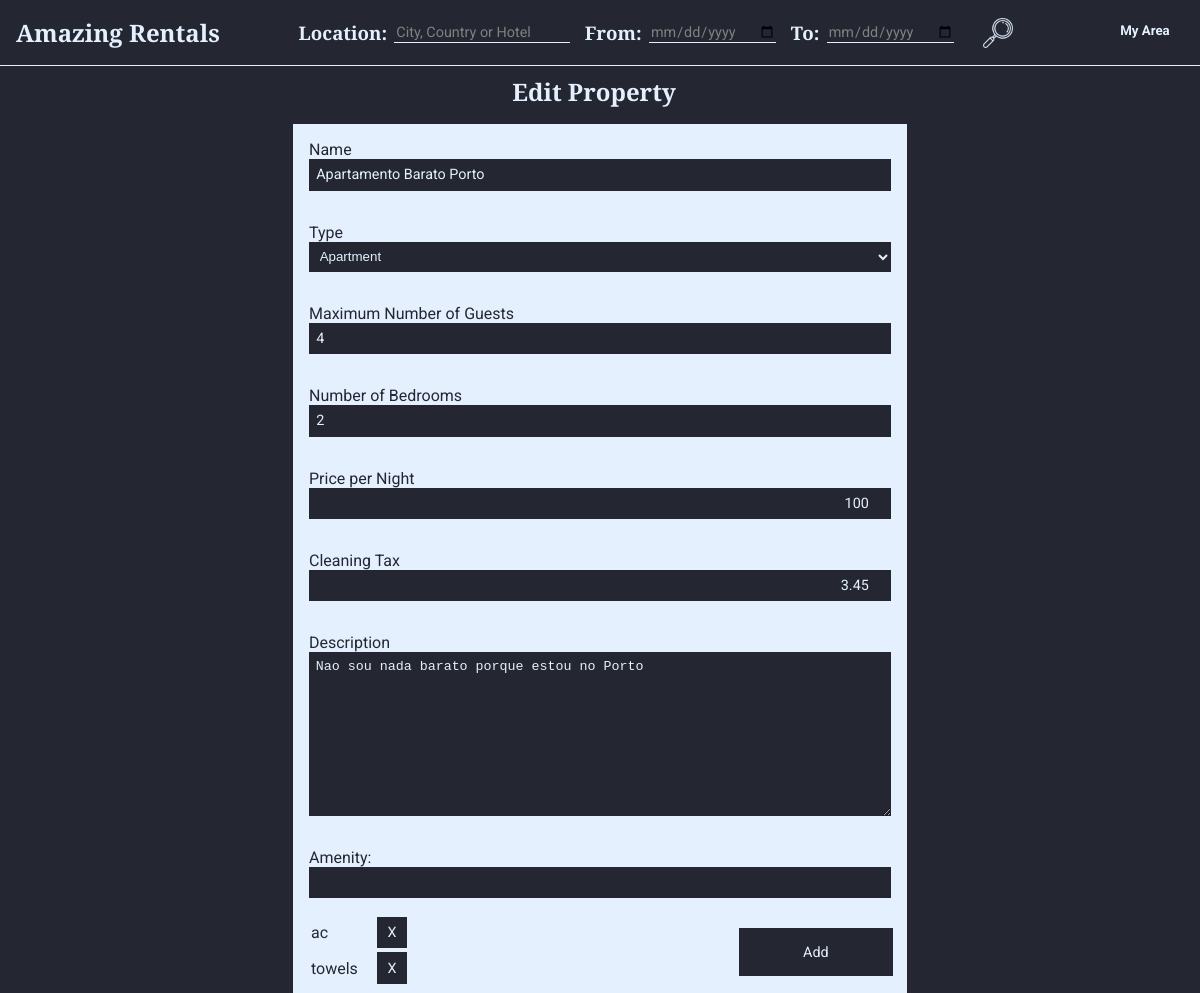
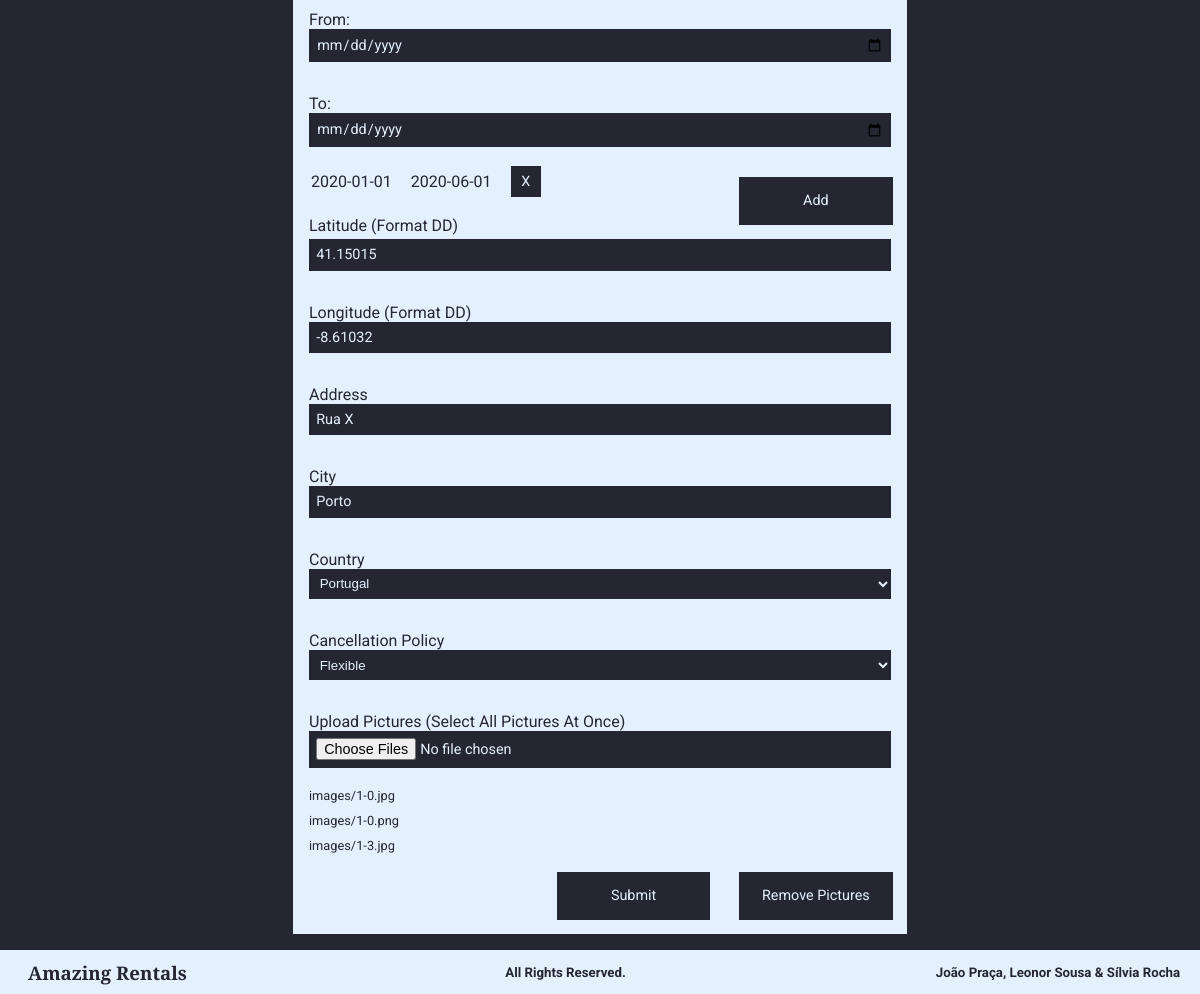
The page /editProperty.php?id=1 (signed in) on the database its author committed (2 pictures, top to bottom).
### tables this page shows
CREATE TABLE Habitacao (
    idHabitacao INTEGER PRIMARY KEY,
    nome        TEXT,
    numQuartos  INTEGER CHECK (numQuartos > 0), 
    maxHospedes INTEGER CHECK (maxHospedes > 0),  
    precoNoite  REAL    CHECK (precoNoite > 0), 
    taxaLimpeza REAL CHECK (taxaLimpeza >= 0), 
    descricao   TEXT,
    latitude    REAL    CHECK(latitude>=-90 and latitude<=90),
    longitude   REAL    CHECK(longitude>=-180 and longitude<=180),
    morada      TEXT,
    idCidade    INTEGER REFERENCES Cidade(idCidade) ON DELETE RESTRICT ON UPDATE RESTRICT, 
    idUtilizador INTEGER REFERENCES Utilizador(idUtilizador) ON DELETE CASCADE ON UPDATE CASCADE,
    idTipo      INTEGER REFERENCES TipoDeHabitacao (idTipo) ON DELETE SET NULL ON UPDATE CASCADE, 
    idPolitica  INTEGER REFERENCES PoliticaDeCancelamento (idPolitica) ON DELETE RESTRICT ON UPDATE CASCADE
);

CREATE TABLE Cidade (
    idCidade    INTEGER PRIMARY KEY,
    nome        VARCHAR(15) NOT NULL, 
    idPais      INTEGER REFERENCES Pais(idPais),
    UNIQUE(nome, idPais)
);

CREATE TABLE Imagem (
    urlImagem   VARCHAR(20) PRIMARY KEY, 
    legenda TEXT,
    idHabitacao   INTEGER REFERENCES Habitacao(idHabitacao) ON DELETE CASCADE ON UPDATE CASCADE
);

### database/habitations.php (called while the page is built, shortened)
<?php
include_once("users.php");
function getTypes(){
    global $db;
    $stmt = $db->prepare('SELECT * FROM TipoDeHabitacao');
    $stmt->execute();
    return $stmt->fetchAll();
}
function getCancellationPolicys(){
    global $db;
    $stmt = $db->prepare('SELECT * FROM PoliticaDeCancelamento');
    $stmt->execute();
    return $stmt->fetchAll();
}
function getHabitationById($id){
    global $db;
    $stmt = $db->prepare('SELECT * FROM Habitacao WHERE idHabitacao=?');
    $stmt->execute(array($id));
    return $stmt->fetch();
}
function getTypeById($id){
    global $db;
    $stmt = $db->prepare('SELECT * FROM TipoDeHabitacao WHERE idTipo=?');
    $stmt->execute(array($id));
    return $stmt->fetch();
}
function getPolicy($id){
    global $db;
    $stmt = $db->prepare('SELECT * FROM PoliticaDeCancelamento WHERE idPolitica=?');
    $stmt->execute(array($id));
    return $stmt->fetch();
}
function getNameCity($id){
    global $db;
    $stmt = $db->prepare('SELECT nome FROM Cidade WHERE idCidade=?');
    $stmt->execute(array($id));
    return $stmt->fetch()['nome'];
}
function getCountryCity($idCity){
    global $db;
    $stmt = $db->prepare('SELECT idPais FROM Cidade JOIN Pais USING (idPais) WHERE idCidade=?');
    $stmt->execute(array($idCity));
    return $stmt->fetch()['idPais'];
}
function getOwner($idHabitation){
    global $db;
    $stmt = $db->prepare('SELECT idUtilizador FROM Habitacao JOIN Utilizador USING (idUtilizador) WHERE idHabitacao=?');
    $stmt->execute(array($idHabitation));
    return $stmt->fetch();
}
function getHabitationPictures($id){
    global $db;
    $stmt = $db->prepare('SELECT * FROM Imagem WHERE idHabitacao=?');
    $stmt->execute(array($id));
    return $stmt->fetchAll();
}
?>

### database/users.php (called while the page is built, shortened)
<?php
function getCountries(){
    global $db;
    $stmt = $db->prepare('SELECT * FROM Pais');
    $stmt->execute();
    return $stmt->fetchAll();
}
function getCountryById($id){
    global $db;
    $stmt = $db->prepare('SELECT * FROM Pais WHERE idPais=?');
    $stmt->execute(array($id));
    return $stmt->fetch();
}
?>

### templates/forms/property.php (the view, shortened to what this page needs)
<form id="property_form" class="verticalForm" action=<?=$action_form?> method="post" enctype="multipart/form-data">
    <label> Name
        <input type="text" name="name" value="<?=$name?>" required>
    </label>
    <label> Type
        <select name="types" required>
            <?php
            include_once('database/connection.php');
            include_once('database/habitations.php');
            $types = getTypes();
            foreach ($types as $t) {
                echo '<option value="' . $t['idTipo'] . '"';
                if($type != "" && $type['idTipo'] == $t['idTipo'])
                    echo ' selected ';
                echo '>' . $t['nome'] . '</option>';
            }
            ?>
        </select>
    </label>
    <label> Maximum Number of Guests
        <input type="number" name="numberGuests" value="<?=$numberGuests?>" min="1" required>
    </label>
    <label> Number of Bedrooms
        <input type="number" name="numberBedrooms" value="<?=$numberBedrooms?>"min="1" required>
    </label>
    <label class="currency"> Price per Night
        <input type="number" name="priceNight" value="<?=$priceNight?>" min="0.01" step="0.01" id="priceNight" />
    </label>
    <label class="currency"> Cleaning Tax
        <input type="number" name="cleaningTax" value="<?=$tax?>" min="0.01" step="0.01" id="cleaningTax" />
    </label>
    <label> Description
        <textarea name="description" rows="10"><?=$description?></textarea>
    </label>
    <label>Amenity:
        <input type="text" id="amenities_input" name="amenity">
    </label>
    <input type="button" value="Add" id="amenities_button" class="submit">
    <table id="amenities_table">
    </table>
    <label>From:
        <input id="agenda_input_from" type="date" name="date_from">
    </label>
    <label>To:
        <input id="agenda_input_to" type="date" name="date_to">
    </label>
    <input type="button" value="Add" id="agenda_button" class="submit">
    <table id="agenda">
    </table>
    <label> Latitude (Format DD)
        <input type="number" value="<?=$latitude?>" min="-90" max="90" step="0.000001" id="latitude" name="latitude">
    </label>
    <label> Longitude (Format DD)
        <input type="number" value="<?=$longitude?>" min="-180" max="180" step="0.000001" id="longitude" name="longitude">
    </label>
    <label> Address
        <input type="text" name="address" value="<?=$address?>" required>
    </label>
    <label> City
        <input type="text" name="city" value="<?=$city?>" required>
    </label>
    <label> Country
        <select name="country" value="<?=$country['idPais']?>" required>
            <?php
            include_once('database/connection.php');
            include_once('database/users.php');
            $countries = getCountries();
            foreach ($countries as $country) {
                echo '<option value="' . $country['idPais'] . '">' . $country['nome'] . '</option>';
            }
            ?>
        </select>
    </label>
    <label> Cancellation Policy
        <select name="policies" required>
            <?php
            include_once('database/connection.php');
            include_once('database/habitations.php');
            $policys = getCancellationPolicys();
            foreach ($policys as $policyy) {
                if ($policyy == $policy)
                    echo '<option value="' . $policyy['idPolitica'] . '"selected>' . $policyy['nome'] . '</option>';
                else
                    echo '<option value="' . $policyy['idPolitica'] . '">' . $policyy['nome'] . '</option>';
            }
            ?>
        </select>
    </label>
    <label> Upload Pictures (Select All Pictures At Once)
        <input type="file" name="pictures[]" accept="image/*" multiple value="<?=$image?>" >
    </label>
    <?php
        if(isset($_GET['id'])){
            $pictures=getHabitationPictures($_GET['id']);
            foreach($pictures as $pic){
                echo '<p>' . $pic['urlImagem'] . '</p>';
            }
            $link = "templates/forms/removeAllImages_action.php?id=" . $_GET['id'];
    ?>
        <input type="button" value="Remove Pictures" id="rem_pictures_button" class="submit" onclick="window.location.replace('<?=$link?>');">
    <?php } ?>
    <input class="submit" type="submit" value="Submit" id="submitProperty">
</form>

### style.css (style rules this page uses)
:root { --myDarkBlue: #242732; --myLightBlue: #E5F0FF; --titlesFont: Arvo, Courier, sans-serif; --bodyFont: Roboto, sans-serif; }
h4, h5, h6, p, span, input, label, tr, a, button { font-family: var(--bodyFont); }
p { font-size: 0.8em; }
body { background-color: var(--myDarkBlue); color: var(--myLightBlue); }
input, select, textarea { background: var(--myLightBlue); color: var(--myDarkBlue); border-style: none; }
.currency input { text-align: right; }
.currency { display: inline-block; position: relative; }
.currency::before { position: absolute; content: ""; }
.verticalForm { background: var(--myLightBlue); color: var(--myDarkBlue); }
.verticalForm input, .verticalForm select, .verticalForm textarea { background: var(--myDarkBlue); color: var(--myLightBlue); }
.submit { background: var(--myDarkBlue); color: var(--myLightBlue); text-align: center; border-style: solid; border-width: thin; border-color: var(--myDarkBlue); }
#search p, input { font-size: 0.9em; }

### layout.css (style rules this page uses)
html, body { height: 100%; }
body { display: flex; flex-direction: column; margin: 0; padding: 0; }
.verticalForm { margin: 1em 0 0 0; text-align: left; width: 614px; }
.verticalForm input, .verticalForm select, textarea { display: block; width: 100%; padding: 0.5em; -webkit-box-sizing: border-box; -moz-box-sizing: border-box; box-sizing: border-box; }
.verticalForm label { display: block; padding: 1em; }
.verticalForm p { margin-left: 1rem; }
.verticalForm .submit { width: 25%; float: right; margin: 1em; padding: 1em; }
#amenities_table, #agenda { display: block; }
.rightText h1, h3, h4, p { margin: 0; padding: 0.3rem 0 0.3rem 0; }

### rows shown on the page
habitacao: name "Apartamento Barato Porto", numberGuests "4", numberBedrooms "2", priceNight "100", cleaningTax "3.45", description "Nao sou nada barato porque estou no Porto", latitude "41.15015", longitude "-8.61032", address "Rua X", city "Porto"
imagem: urlImagem "images/1-0.jpg"
imagem: urlImagem "images/1-0.png"
imagem: urlImagem "images/1-3.jpg"

### other values the page prints
form field types "Apartment"
form field country "Portugal"
form field policies "Flexible"
